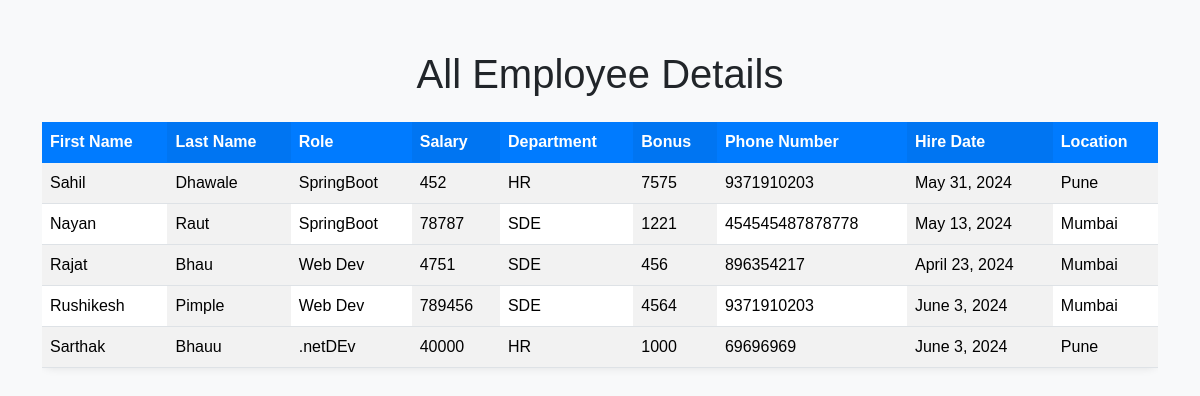
The app's page /all_emp with its own data.
### emp_app/models.py (models this page shows, shortened)
class Employee(models.Model):
        first_name = models.CharField(max_length=30,null=False)
        last_name = models.CharField(max_length=30)
        dept = models.ForeignKey(Department, on_delete=models.CASCADE)
        salary=models.IntegerField(default=0)
        bonus=models.IntegerField(default=0)
        role=models.ForeignKey(Role,on_delete=models.CASCADE)
        phone = models.IntegerField(default=0)
        hire_date=models.DateField()
        def __str__(self) -> str:
               return "%s %s %s"%(self.first_name,self.last_name,self.phone)

class Role(models.Model):
        name=models.CharField(max_length=100 , null=False)\

class Department(models.Model):
        name=models.CharField(max_length=100,null=False)
        location=models.CharField(max_length=100)

### emp_app/views.py (the view)
# urls.py: path('all_emp',views.all_emp,name='all_emp'),
def all_emp(request):
    emps = Employee.objects.all()
    context={
        'emps' :emps
    }
    print(context)
    return render(request,'all_emp.html',context)

### emp_app/templates/all_emp.html (shortened to what this page needs)
<!DOCTYPE html>
<html lang="ar" dir="ltr">
<head>
    <link rel="stylesheet" href="https://cdn.jsdelivr.net/npm/bootstrap@5.3.3/dist/css/bootstrap.rtl.min.css">
</head>
<body>
    <div class="container">
        <h1 class="text-center mb-4">All Employee Details</h1>
        <div class="table-responsive">
            <table class="table table-striped table-striped-columns">
                <thead>
                    <tr>
                        <th scope="col">First Name</th>
                        <th scope="col">Last Name</th>
                        <th scope="col">Role</th>
                        <th scope="col">Salary</th>
                        <th scope="col">Department</th>
                        <th scope="col">Bonus</th>
                        <th scope="col">Phone Number</th>
                        <th scope="col">Hire Date</th>
                        <th scope="col">Location</th>
                    </tr>
                </thead>
                <tbody>
                    {% for emp in emps %}
                    <tr>
                        <td>{{ emp.first_name }}</td>
                        <td>{{ emp.last_name }}</td>
                        <td>{{ emp.role.name }}</td>
                        <td>{{ emp.salary }}</td>
                        <td>{{ emp.dept.name }}</td>
                        <td>{{ emp.bonus }}</td>
                        <td>{{ emp.phone }}</td>
                        <td>{{ emp.hire_date }}</td>
                        <td>{{ emp.dept.location }}</td>
                    </tr>
                    {% endfor %}
                </tbody>
            </table>
        </div>
    </div>
</body>
</html>

### emp_app/templates/all_emp.html (style rules this page uses)
body { font-family: Arial, sans-serif; background-color: #f8f9fa; }
.container { margin-top: 50px; }
.table { background-color: #fff; border-radius: 10px; box-shadow: 0 0 10px rgba(0, 0, 0, 0.1); }
.table thead th { background-color: #007bff; color: #fff; border-color: #007bff; }
.table-striped-columns tbody tr:nth-of-type(odd) { background-color: rgba(0, 123, 255, 0.1); }

### records on screen
Employee: first_name "Sahil", last_name "Dhawale", role.name "SpringBoot", salary "452", dept.name "HR", bonus "7575", phone "9371910203", hire_date "May 31, 2024", dept.location "Pune"
Employee: first_name "Nayan", last_name "Raut", role.name "SpringBoot", salary "78787", dept.name "SDE", bonus "1221", phone "454545487878778", hire_date "May 13, 2024", dept.location "Mumbai"
Employee: first_name "Rajat", last_name "Bhau", role.name "Web Dev", salary "4751", dept.name "SDE", bonus "456", phone "896354217", hire_date "April 23, 2024", dept.location "Mumbai"
Employee: first_name "Rushikesh", last_name "Pimple", role.name "Web Dev", salary "789456", dept.name "SDE", bonus "4564", phone "9371910203", hire_date "June 3, 2024", dept.location "Mumbai"
Employee: first_name "Sarthak", last_name "Bhauu", role.name ".netDEv", salary "40000", dept.name "HR", bonus "1000", phone "69696969", hire_date "June 3, 2024", dept.location "Pune"
